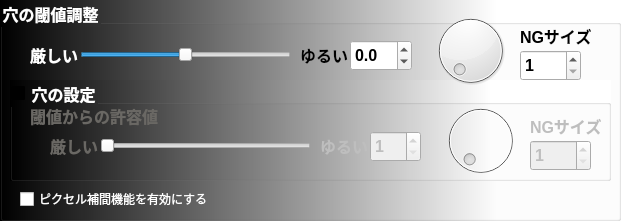
   <widget class="QGroupBox" name="gbDetailSettingH" >
    <property name="geometry" >
     <rect>
      <x>10</x>
      <y>720</y>
      <width>621</width>
      <height>221</height>
     </rect>
    </property>
    <property name="palette" >
     <palette>
      <active>
       <colorrole role="WindowText" >
        <brush brushstyle="SolidPattern" >
         <color alpha="255" >
          <red>255</red>
          <green>255</green>
          <blue>255</blue>
         </color>
        </brush>
       </colorrole>
      </active>
      <inactive>
       <colorrole role="WindowText" >
        <brush brushstyle="SolidPattern" >
         <color alpha="255" >
          <red>255</red>
          <green>255</green>
          <blue>255</blue>
         </color>
        </brush>
       </colorrole>
      </inactive>
      <disabled>
       <colorrole role="WindowText" >
        <brush brushstyle="SolidPattern" >
         <color alpha="255" >
          <red>106</red>
          <green>104</green>
          <blue>100</blue>
         </color>
        </brush>
       </colorrole>
      </disabled>
     </palette>
    </property>
    <property name="font" >
     <font>
      <family>MS UI Gothic</family>
      <pointsize>12</pointsize>
      <weight>75</weight>
      <italic>false</italic>
      <bold>true</bold>
      <underline>false</underline>
      <strikeout>false</strikeout>
     </font>
    </property>
    <property name="styleSheet" >
     <string notr="true" >QGroupBox{
	background-color: qlineargradient( x1: 0, y1: 0, x2:0.8, x2: 0.8, stop: 0 #000000, stop: 1 white);
}
</string>
    </property>
    <property name="title" >
     <string>穴の閾値調整</string>
    </property>
    <widget class="QGroupBox" name="gbDetailSettingForHole" >
     <property name="geometry" >
      <rect>
       <x>10</x>
       <y>80</y>
       <width>601</width>
       <height>101</height>
      </rect>
     </property>
     <property name="palette" >
      <palette>
       <active>
        <colorrole role="WindowText" >
         <brush brushstyle="SolidPattern" >
          <color alpha="255" >
           <red>255</red>
           <green>255</green>
           <blue>255</blue>
          </color>
         </brush>
        </colorrole>
       </active>
       <inactive>
        <colorrole role="WindowText" >
         <brush brushstyle="SolidPattern" >
          <color alpha="255" >
           <red>255</red>
           <green>255</green>
           <blue>255</blue>
          </color>
         </brush>
        </colorrole>
       </inactive>
       <disabled>
        <colorrole role="WindowText" >
         <brush brushstyle="SolidPattern" >
          <color alpha="255" >
           <red>106</red>
           <green>104</green>
           <blue>100</blue>
          </color>
         </brush>
        </colorrole>
       </disabled>
      </palette>
     </property>
     <property name="font" >
      <font>
       <family>MS UI Gothic</family>
       <pointsize>12</pointsize>
       <weight>75</weight>
       <italic>false</italic>
       <bold>true</bold>
       <underline>false</underline>
       <strikeout>false</strikeout>
      </font>
     </property>
     <property name="title" >
      <string>穴の設定</string>
     </property>
     <property name="checkable" >
      <bool>true</bool>
     </property>
     <property name="checked" >
      <bool>false</bool>
     </property>
     <widget class="QLabel" name="label_11" >
      <property name="geometry" >
       <rect>
        <x>310</x>
        <y>50</y>
        <width>51</width>
        <height>31</height>
       </rect>
      </property>
      <property name="palette" >
       <palette>
        <active/>
        <inactive/>
        <disabled/>
       </palette>
      </property>
      <property name="font" >
       <font>
        <family>MS UI Gothic</family>
        <pointsize>12</pointsize>
        <weight>75</weight>
        <italic>false</italic>
        <bold>true</bold>
        <underline>false</underline>
        <strikeout>false</strikeout>
       </font>
      </property>
      <property name="text" >
       <string>ゆるい</string>
      </property>
     </widget>
     <widget class="QSpinBox" name="sbNGThresholdForHole" >
      <property name="geometry" >
       <rect>
        <x>360</x>
        <y>51</y>
        <width>51</width>
        <height>31</height>
       </rect>
      </property>
      <property name="font" >
       <font>
        <family>MS UI Gothic</family>
        <pointsize>12</pointsize>
        <weight>75</weight>
        <italic>false</italic>
        <bold>true</bold>
        <underline>false</underline>
        <strikeout>false</strikeout>
       </font>
      </property>
      <property name="minimum" >
       <number>1</number>
      </property>
      <property name="maximum" >
       <number>30</number>
      </property>
      <property name="value" >
       <number>1</number>
      </property>
     </widget>
     <widget class="QLabel" name="label_24" >
      <property name="geometry" >
       <rect>
        <x>40</x>
        <y>50</y>
        <width>51</width>
        <height>31</height>
       </rect>
      </property>
      <property name="palette" >
       <palette>
        <active>
         <colorrole role="WindowText" >
          <brush brushstyle="SolidPattern" >
           <color alpha="255" >
            <red>255</red>
            <green>255</green>
            <blue>255</blue>
           </color>
          </brush>
         </colorrole>
        </active>
        <inactive>
         <colorrole role="WindowText" >
          <brush brushstyle="SolidPattern" >
           <color alpha="255" >
            <red>255</red>
            <green>255</green>
            <blue>255</blue>
           </color>
          </brush>
         </colorrole>
        </inactive>
        <disabled>
         <colorrole role="WindowText" >
          <brush brushstyle="SolidPattern" >
           <color alpha="255" >
            <red>106</red>
            <green>104</green>
            <blue>100</blue>
           </color>
          </brush>
         </colorrole>
        </disabled>
       </palette>
      </property>
      <property name="font" >
       <font>
        <family>MS UI Gothic</family>
        <pointsize>12</pointsize>
        <weight>75</weight>
        <italic>false</italic>
        <bold>true</bold>
        <underline>false</underline>
        <strikeout>false</strikeout>
       </font>
      </property>
      <property name="text" >
       <string>厳しい</string>
      </property>
     </widget>
     <widget class="QSlider" name="hsNGThresholdForHole" >
      <property name="geometry" >
       <rect>
        <x>90</x>
        <y>50</y>
        <width>211</width>
        <height>31</height>
       </rect>
      </property>
      <property name="minimum" >
       <number>1</number>
      </property>
      <property name="maximum" >
       <number>30</number>
      </property>
      <property name="pageStep" >
       <number>5</number>
      </property>
      <property name="orientation" >
       <enum>Qt::Horizontal</enum>
      </property>
     </widget>
     <widget class="QSpinBox" name="sbMinimumNGSizeForHole" >
      <property name="geometry" >
       <rect>
        <x>520</x>
        <y>60</y>
        <width>61</width>
        <height>31</height>
       </rect>
      </property>
      <property name="font" >
       <font>
        <family>MS UI Gothic</family>
        <pointsize>12</pointsize>
        <weight>75</weight>
        <italic>false</italic>
        <bold>true</bold>
        <underline>false</underline>
        <strikeout>false</strikeout>
       </font>
      </property>
      <property name="minimum" >
       <number>1</number>
      </property>
      <property name="maximum" >
       <number>9999</number>
      </property>
      <property name="value" >
       <number>1</number>
      </property>
     </widget>
     <widget class="QLabel" name="label_25" >
      <property name="geometry" >
       <rect>
        <x>20</x>
        <y>20</y>
        <width>291</width>
        <height>31</height>
       </rect>
      </property>
      <property name="palette" >
       <palette>
        <active>
         <colorrole role="WindowText" >
          <brush brushstyle="SolidPattern" >
           <color alpha="255" >
            <red>255</red>
            <green>255</green>
            <blue>255</blue>
           </color>
          </brush>
         </colorrole>
        </active>
        <inactive>
         <colorrole role="WindowText" >
          <brush brushstyle="SolidPattern" >
           <color alpha="255" >
            <red>255</red>
            <green>255</green>
            <blue>255</blue>
           </color>
          </brush>
         </colorrole>
        </inactive>
        <disabled>
         <colorrole role="WindowText" >
          <brush brushstyle="SolidPattern" >
           <color alpha="255" >
            <red>106</red>
            <green>104</green>
            <blue>100</blue>
           </color>
          </brush>
         </colorrole>
        </disabled>
       </palette>
      </property>
      <property name="font" >
       <font>
        <family>MS UI Gothic</family>
        <pointsize>12</pointsize>
        <weight>75</weight>
        <italic>false</italic>
        <bold>true</bold>
        <underline>false</underline>
        <strikeout>false</strikeout>
       </font>
      </property>
      <property name="text" >
       <string>閾値からの許容値</string>
      </property>
     </widget>
     <widget class="QLabel" name="label_26" >
      <property name="geometry" >
       <rect>
        <x>520</x>
        <y>30</y>
        <width>71</width>
        <height>31</height>
       </rect>
      </property>
      <property name="palette" >
       <palette>
        <active/>
        <inactive/>
        <disabled/>
       </palette>
      </property>
      <property name="font" >
       <font>
        <family>MS UI Gothic</family>
        <pointsize>12</pointsize>
        <weight>75</weight>
        <italic>false</italic>
        <bold>true</bold>
        <underline>false</underline>
        <strikeout>false</strikeout>
       </font>
      </property>
      <property name="text" >
       <string>NGサイズ</string>
      </property>
     </widget>
     <widget class="QDial" name="diMinimumNGSizeForHole" >
      <property name="geometry" >
       <rect>
        <x>430</x>
        <y>20</y>
        <width>81</width>
        <height>81</height>
       </rect>
      </property>
      <property name="minimum" >
       <number>1</number>
      </property>
      <property name="maximum" >
       <number>999</number>
      </property>
      <property name="value" >
       <number>1</number>
      </property>
     </widget>
    </widget>
    <widget class="QDoubleSpinBox" name="dsbNGThresholdH" >
     <property name="geometry" >
      <rect>
       <x>350</x>
       <y>40</y>
       <width>62</width>
       <height>31</height>
      </rect>
     </property>
     <property name="font" >
      <font>
       <family>MS UI Gothic</family>
       <pointsize>12</pointsize>
       <weight>75</weight>
       <italic>false</italic>
       <bold>true</bold>
       <underline>false</underline>
       <strikeout>false</strikeout>
      </font>
     </property>
     <property name="decimals" >
      <number>1</number>
     </property>
     <property name="minimum" >
      <double>-1.000000000000000</double>
     </property>
     <property name="maximum" >
      <double>1.000000000000000</double>
     </property>
     <property name="singleStep" >
      <double>0.100000000000000</double>
     </property>
    </widget>
    <widget class="QSpinBox" name="sbMinimumNGSizeH" >
     <property name="geometry" >
      <rect>
       <x>520</x>
       <y>50</y>
       <width>61</width>
       <height>31</height>
      </rect>
     </property>
     <property name="font" >
      <font>
       <family>MS UI Gothic</family>
       <pointsize>12</pointsize>
       <weight>75</weight>
       <italic>false</italic>
       <bold>true</bold>
       <underline>false</underline>
       <strikeout>false</strikeout>
      </font>
     </property>
     <property name="minimum" >
      <number>1</number>
     </property>
     <property name="maximum" >
      <number>9999</number>
     </property>
     <property name="value" >
      <number>1</number>
     </property>
    </widget>
    <widget class="QSlider" name="hsNGThresholdH" >
     <property name="geometry" >
      <rect>
       <x>80</x>
       <y>39</y>
       <width>211</width>
       <height>31</height>
      </rect>
     </property>
     <property name="minimum" >
      <number>-10</number>
     </property>
     <property name="maximum" >
      <number>10</number>
     </property>
     <property name="pageStep" >
      <number>1</number>
     </property>
     <property name="orientation" >
      <enum>Qt::Horizontal</enum>
     </property>
    </widget>
    <widget class="QDial" name="diMinimumNGSizeH" >
     <property name="geometry" >
      <rect>
       <x>430</x>
       <y>10</y>
       <width>81</width>
       <height>81</height>
      </rect>
     </property>
     <property name="minimum" >
      <number>1</number>
     </property>
     <property name="maximum" >
      <number>999</number>
     </property>
     <property name="value" >
      <number>1</number>
     </property>
    </widget>
    <widget class="QLabel" name="lbStrongH" >
     <property name="geometry" >
      <rect>
       <x>30</x>
       <y>39</y>
       <width>51</width>
       <height>31</height>
      </rect>
     </property>
     <property name="palette" >
      <palette>
       <active>
        <colorrole role="WindowText" >
         <brush brushstyle="SolidPattern" >
          <color alpha="255" >
           <red>255</red>
           <green>255</green>
           <blue>255</blue>
          </color>
         </brush>
        </colorrole>
       </active>
       <inactive>
        <colorrole role="WindowText" >
         <brush brushstyle="SolidPattern" >
          <color alpha="255" >
           <red>255</red>
           <green>255</green>
           <blue>255</blue>
          </color>
         </brush>
        </colorrole>
       </inactive>
       <disabled>
        <colorrole role="WindowText" >
         <brush brushstyle="SolidPattern" >
          <color alpha="255" >
           <red>106</red>
           <green>104</green>
           <blue>100</blue>
          </color>
         </brush>
        </colorrole>
       </disabled>
      </palette>
     </property>
     <property name="font" >
      <font>
       <family>MS UI Gothic</family>
       <pointsize>12</pointsize>
       <weight>75</weight>
       <italic>false</italic>
       <bold>true</bold>
       <underline>false</underline>
       <strikeout>false</strikeout>
      </font>
     </property>
     <property name="text" >
      <string>厳しい</string>
     </property>
    </widget>
    <widget class="QLabel" name="lbWeakH" >
     <property name="geometry" >
      <rect>
       <x>300</x>
       <y>39</y>
       <width>51</width>
       <height>31</height>
      </rect>
     </property>
     <property name="palette" >
      <palette>
       <active/>
       <inactive/>
       <disabled/>
      </palette>
     </property>
     <property name="font" >
      <font>
       <family>MS UI Gothic</family>
       <pointsize>12</pointsize>
       <weight>75</weight>
       <italic>false</italic>
       <bold>true</bold>
       <underline>false</underline>
       <strikeout>false</strikeout>
      </font>
     </property>
     <property name="text" >
      <string>ゆるい</string>
     </property>
    </widget>
    <widget class="QLabel" name="lbMinimumNGSizeH" >
     <property name="geometry" >
      <rect>
       <x>520</x>
       <y>20</y>
       <width>71</width>
       <height>31</height>
      </rect>
     </property>
     <property name="palette" >
      <palette>
       <active/>
       <inactive/>
       <disabled/>
      </palette>
     </property>
     <property name="font" >
      <font>
       <family>MS UI Gothic</family>
       <pointsize>12</pointsize>
       <weight>75</weight>
       <italic>false</italic>
       <bold>true</bold>
       <underline>false</underline>
       <strikeout>false</strikeout>
      </font>
     </property>
     <property name="text" >
      <string>NGサイズ</string>
     </property>
    </widget>
    <widget class="QCheckBox" name="chbIsCalcPixelInterPorationHole" >
     <property name="geometry" >
      <rect>
       <x>20</x>
       <y>190</y>
       <width>421</width>
       <height>18</height>
      </rect>
     </property>
     <property name="palette" >
      <palette>
       <active>
        <colorrole role="WindowText" >
         <brush brushstyle="SolidPattern" >
          <color alpha="255" >
           <red>255</red>
           <green>255</green>
           <blue>255</blue>
          </color>
         </brush>
        </colorrole>
       </active>
       <inactive>
        <colorrole role="WindowText" >
         <brush brushstyle="SolidPattern" >
          <color alpha="255" >
           <red>255</red>
           <green>255</green>
           <blue>255</blue>
          </color>
         </brush>
        </colorrole>
       </inactive>
       <disabled>
        <colorrole role="WindowText" >
         <brush brushstyle="SolidPattern" >
          <color alpha="255" >
           <red>106</red>
           <green>104</green>
           <blue>100</blue>
          </color>
         </brush>
        </colorrole>
       </disabled>
      </palette>
     </property>
     <property name="text" >
      <string>ピクセル補間機能を有効にする</string>
     </property>
    </widget>
   </widget>
